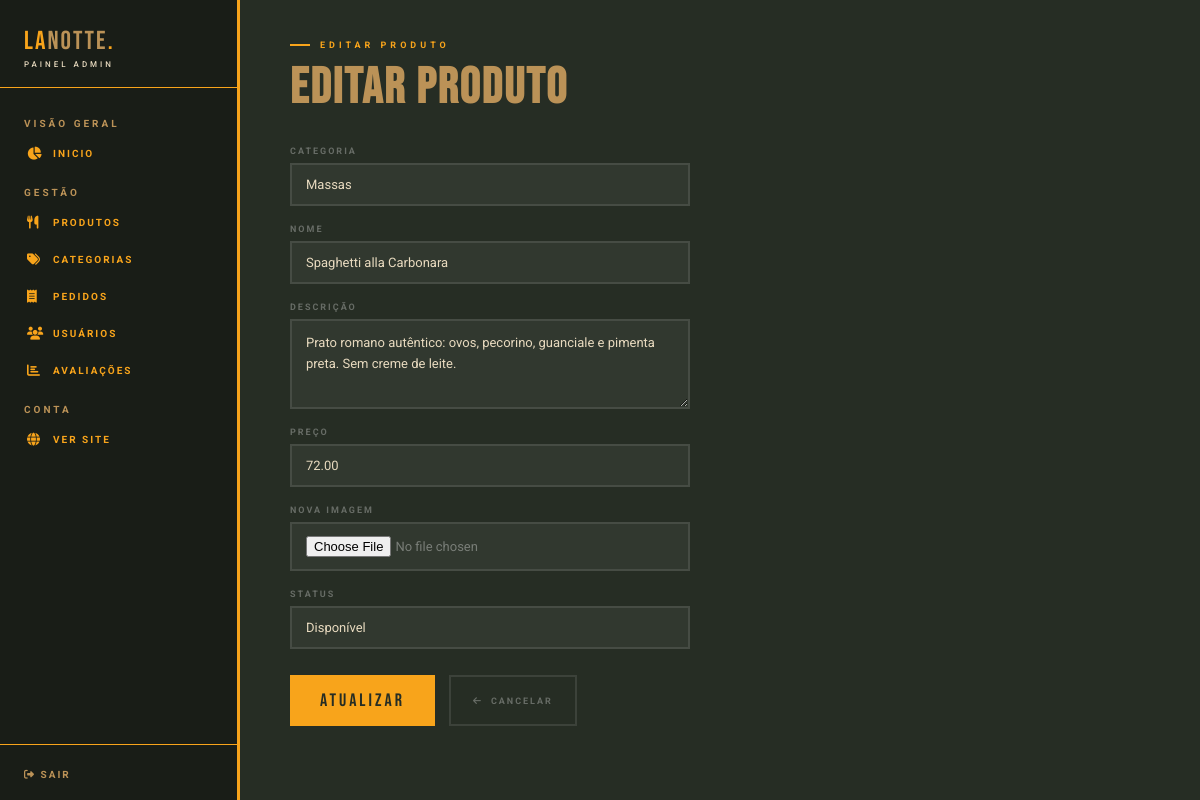
The page /public/admin/produtos/editarP.php?id=1 (signed in) on the database its author committed.
### tables this page shows
CREATE TABLE `produtos` (
  `id` int(11) NOT NULL,
  `categoria_id` int(11) NOT NULL,
  `nome` varchar(155) NOT NULL,
  `descricao` varchar(155) NOT NULL,
  `preco` decimal(6,2) NOT NULL,
  `img_url` blob NOT NULL,
  `disponivel` enum('Disponível','Indisponível','','') NOT NULL
);

CREATE TABLE `categorias` (
  `id` int(11) NOT NULL,
  `nome` varchar(11) NOT NULL
);

### public/admin/produtos/editarP.php (the view, shortened to what this page needs)
<?php
require_once '../../../config/conn.php';
$id = $_GET['id'];
$categorias = $pdo->query("SELECT * FROM categorias")->fetchAll(PDO::FETCH_ASSOC);
$stmt = $pdo->prepare("SELECT * FROM produtos WHERE id = :id");
$stmt->bindValue(':id', $id);
$stmt->execute();
$produto = $stmt->fetch(PDO::FETCH_ASSOC);
?>
<!DOCTYPE html>
<html lang="pt-br">
<head>
    <link rel="stylesheet" href="https://cdnjs.cloudflare.com/ajax/libs/font-awesome/6.5.0/css/all.min.css">
    <link rel="stylesheet" href="/assets/style.css">
</head>
<body class="admin">
    <?php include '../../includes/nav_admin.php'; ?>
    <div class="form-page">
        <div class="form-conteudo">
            <div class="eyebrow" style="margin-bottom:8px;">Editar Produto</div>
            <h2 style="margin-bottom:28px;">Editar Produto</h2>
            <form method="post" enctype="multipart/form-data" class="form-grid">
                <div class="form-campo">
                <label>Categoria</label>
                <select name="categoria_id" required>
                    <?php foreach ($categorias as $categoria): ?>
                        <option value="<?= $categoria['id'] ?>" <?= ($categoria['id'] == $produto['categoria_id']) ? 'selected' : '' ?>>
                            <?= $categoria['nome'] ?>
                        </option>
                    <?php endforeach; ?>
                </select>
                </div>
                <div class="form-campo">
                    <label>Nome</label>
                    <input type="text" name="nome" value="<?= $produto['nome'] ?>" required>
                </div>
                <div class="form-campo">
                    <label>Descrição</label>
                    <textarea name="descricao"><?= $produto['descricao'] ?></textarea>
                </div>
                <div class="form-campo">
                    <label>Preço</label>
                    <input type="number" step="0.01" name="preco" value="<?= $produto['preco'] ?>" required>
                </div>
                <div class="form-campo">
                    <label>Nova Imagem</label>
                    <input type="file" name="imagem">
                </div>
                <div class="form-campo">
                    <label>Status</label>
                    <select name="disponivel">
                    <option value="Disponível" <?= ($produto['disponivel'] == 'Disponível') ? 'selected' : ''?>>
                        Disponível
                    </option>
                    </select>
                </div>
                <div class="form-acoes">
                    <button type="submit" name="submit" class="btn-form-salvar">Atualizar</button>
                    <a href="/public/admin/produtos/produtos.php" class="btn-form-cancelar"><i class="fa-solid fa-arrow-left"></i> Cancelar</a>
                </div>
            </form>
        </div>
    </div>
</body>
</html>

### assets/style.css (style rules this page uses)
* { margin: 0; padding: 0; box-sizing: border-box; }
:root { --creme: #e8dabf; --preto: #262d24; --vermelho: #de4a2d; --verde: #006B3A; --amarelo: #f8a41b; --azul: #17529f; --marrom: #bb9257; }
html { scroll-behavior: smooth; }
body { font-family: 'Roboto', sans-serif; background: var(--creme); color: var(--preto); }
body.admin { background-color: var(--preto); margin-left: 240px; }
body.admin h2 { color: var(--marrom); font-family: 'Bebas Neue', sans-serif; font-size: 50px; letter-spacing: 2px; }
body.admin .eyebrow { font-family: 'Roboto', sans-serif; font-size: 9px; font-weight: 700; letter-spacing: 4px; text-transform: uppercase; color: var(--amarelo); display: flex; align-items: center; gap: 10px; margin-bottom: 6px; }
body.admin .eyebrow::before { content: ''; display: block; width: 20px; height: 2px; background: var(--amarelo); }
body.admin .form-page { min-height: calc(100vh - 54px); display: grid; grid-template-columns: 300px 1fr; }
body.admin .form-grid { display: flex; flex-direction: column; gap: 18px; max-width: 540px; }
body.admin .form-campo { display: flex; flex-direction: column; gap: 7px; }
body.admin .form-campo label { font-family: 'Roboto', sans-serif; font-size: 9px; font-weight: 700; letter-spacing: 2px; text-transform: uppercase; color: rgba(255, 255, 255, .3); }
body.admin .form-campo input[type="text"], body.admin .form-campo input[type="number"], body.admin .form-campo input[type="file"], body.admin .form-campo textarea, body.admin .form-campo select { width: 100%; padding: 12px 14px; background: rgba(255, 255, 255, .05); border: 2px solid rgba(255, 255, 255, .1); color: var(--creme); font-family: 'Roboto', sans-serif; font-size: 13px; outline: none; transition: border-color .2s; border-radius: 0; -webkit-appearance: none; }
body.admin .form-campo input::placeholder, body.admin .form-campo textarea::placeholder { color: rgba(255, 255, 255, .18); }
body.admin .form-campo select option { background: var(--preto); color: var(--creme); }
body.admin .form-campo textarea { resize: vertical; min-height: 90px; line-height: 1.6; }
body.admin .form-campo input[type="file"] { cursor: pointer; color: rgba(255, 255, 255, .4); }
body.admin .form-acoes { display: flex; gap: 14px; flex-wrap: wrap; margin-top: 8px; }
body.admin .btn-form-salvar { padding: 13px 28px; background: var(--amarelo); color: var(--preto); border: 2px solid var(--amarelo); font-family: 'Bebas Neue', sans-serif; font-size: 18px; letter-spacing: 3px; cursor: pointer; transition: .3s; display: inline-flex; align-items: center; gap: 8px; }
body.admin .btn-form-cancelar { padding: 13px 22px; background: transparent; color: rgba(255, 255, 255, .35); border: 2px solid rgba(255, 255, 255, .12); font-family: 'Roboto', sans-serif; font-size: 9px; font-weight: 700; letter-spacing: 2px; text-transform: uppercase; text-decoration: none; display: inline-flex; align-items: center; gap: 8px; transition: .3s; }
body.admin .form-page { display: grid; grid-template-columns: 500px 1fr; }
body.admin .form-conteudo { padding: 40px 50px; display: flex; flex-direction: column; justify-content: center; }
body.admin .form-grid { display: flex; flex-direction: column; gap: 18px; max-width: 520px; }
body.admin .form-campo label { font-size: 9px; font-weight: 700; letter-spacing: 2px; text-transform: uppercase; color: rgba(255, 255, 255, .3); font-family: 'Roboto', sans-serif; }
body.admin .form-campo input[type="file"] { cursor: pointer; color: rgba(255, 255, 255, .35); }
body.admin .btn-form-cancelar { padding: 13px 22px; background: transparent; color: rgba(255, 255, 255, .3); border: 2px solid rgba(255, 255, 255, .1); font-family: 'Roboto', sans-serif; font-size: 9px; font-weight: 700; letter-spacing: 2px; text-transform: uppercase; text-decoration: none; display: inline-flex; align-items: center; gap: 8px; transition: .3s; }

### public/includes/nav_admin.php (style rules this page uses)
:root { --creme: #e8dabf; --preto: #262d24; --vermelho: #de4a2d; --verde: #006B3A; --amarelo: #f8a41b; --azul: #17529f; --marrom: #bb9257; }

### rows shown on the page
produtos: categoria_id "Massas", nome "Spaghetti alla Carbonara", descricao "Prato romano autêntico: ovos, pecorino, guanciale e pimenta preta. Sem creme de leite.", preco "72.00", disponivel "Disponível"
